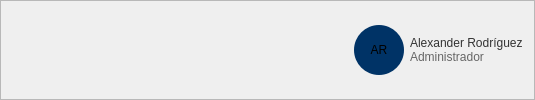
       <widget class="QFrame" name="frame_6">
        <property name="frameShape">
         <enum>QFrame::Shape::StyledPanel</enum>
        </property>
        <property name="frameShadow">
         <enum>QFrame::Shadow::Raised</enum>
        </property>
        <layout class="QHBoxLayout" name="horizontalLayout_2">
         <item>
          <spacer name="horizontalSpacer">
           <property name="orientation">
            <enum>Qt::Orientation::Horizontal</enum>
           </property>
           <property name="sizeHint" stdset="0">
            <size>
             <width>342</width>
             <height>20</height>
            </size>
           </property>
          </spacer>
         </item>
         <item>
          <widget class="QFrame" name="frame_8">
           <property name="styleSheet">
            <string notr="true">background-color: rgb(0, 51, 102);

border-radius: 25px;
border: none;
min-width:50px;
min-height:50px;
max-width:50px;
max-height:50px;</string>
           </property>
           <property name="frameShape">
            <enum>QFrame::Shape::StyledPanel</enum>
           </property>
           <property name="frameShadow">
            <enum>QFrame::Shadow::Raised</enum>
           </property>
           <layout class="QVBoxLayout" name="verticalLayout_3">
            <property name="spacing">
             <number>0</number>
            </property>
            <property name="leftMargin">
             <number>0</number>
            </property>
            <property name="topMargin">
             <number>0</number>
            </property>
            <property name="rightMargin">
             <number>0</number>
            </property>
            <property name="bottomMargin">
             <number>0</number>
            </property>
            <item>
             <widget class="QLabel" name="label_3">
              <property name="styleSheet">
               <string notr="true">background-color: transparent;
font: 20pt &quot;Segoe UI&quot;;
</string>
              </property>
              <property name="text">
               <string>AR</string>
              </property>
              <property name="alignment">
               <set>Qt::AlignmentFlag::AlignCenter</set>
              </property>
             </widget>
            </item>
           </layout>
          </widget>
         </item>
         <item>
          <layout class="QVBoxLayout" name="verticalLayout_4">
           <property name="spacing">
            <number>0</number>
           </property>
           <item>
            <widget class="QLabel" name="usernameLabel">
             <property name="styleSheet">
              <string notr="true">color: rgb(51, 51, 51);
font: 10pt &quot;Segoe UI&quot;;</string>
             </property>
             <property name="text">
              <string>Alexander Rodríguez</string>
             </property>
             <property name="alignment">
              <set>Qt::AlignmentFlag::AlignBottom|Qt::AlignmentFlag::AlignLeading|Qt::AlignmentFlag::AlignLeft</set>
             </property>
            </widget>
           </item>
           <item>
            <widget class="QLabel" name="rolLabel">
             <property name="styleSheet">
              <string notr="true">color: rgb(102, 102, 102);
font: 350 italic 9pt &quot;Segoe UI&quot;;</string>
             </property>
             <property name="text">
              <string>Administrador</string>
             </property>
             <property name="alignment">
              <set>Qt::AlignmentFlag::AlignLeading|Qt::AlignmentFlag::AlignLeft|Qt::AlignmentFlag::AlignTop</set>
             </property>
            </widget>
           </item>
          </layout>
         </item>
        </layout>
       </widget>
